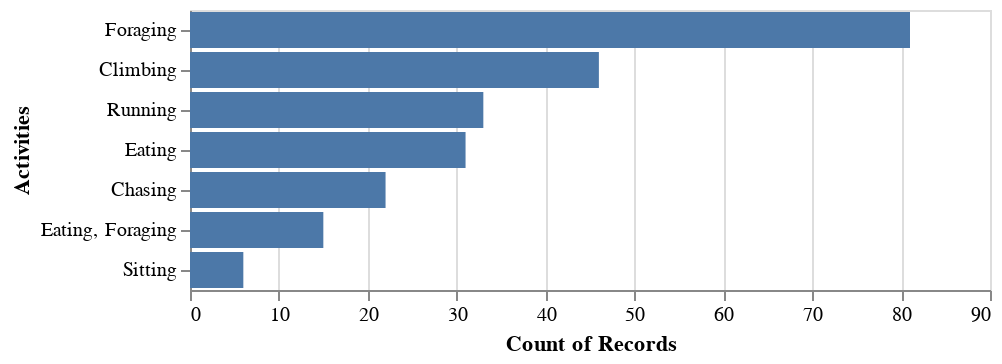

Write notebook code for a chart like this one.
### Code cell
# grey squirrels
grey_squirrels = data.query("Primary_Fur_Color == 'Gray' ")

# keep 3 most common activities only

# act_vc = data["Activities"].value_counts().to_frame(name="Count").rename_axis("Activity").reset_index()
most_common_act = act_vc["Activity"].loc[:6].tolist()
grey_squirrels = grey_squirrels[grey_squirrels["Activities"].isin(most_common_act)]

# creates emoji and add it to the df
out = []
for a in grey_squirrels[["Activities"]].values:
    if a == "Foraging":
        e = "🌿"
    elif a == "Climbing":
        e = "🐿️"
    else:
        e = "💨"
    out.append(e)
grey_squirrels["emoji"] = out
# graphs 3 most
alt.Chart(grey_squirrels).mark_bar().encode(
    y = alt.Y("Activities", sort = "-x"),
    x = "count(Actitivities):Q"
)

### Figure 1 — Vega-Lite specification as saved in the notebook (floating-point values rounded to 4 significant figures; data arrays with more than 128 entries replaced by an {"elided": "..."} marker saying what was removed)
{"$schema": "https://vega.github.io/schema/vega-lite/v4.17.0.json", "config": {"view": {"continuousHeight": 300, "continuousWidth": 400}}, "data": {"name": "data-0d982fdcd5f392041b9dccc5b651682b"}, "datasets": {"data-0d982fdcd5f392041b9dccc5b651682b": {"elided": "234 records"}}, "encoding": {"x": {"aggregate": "count", "field": "Actitivities", "type": "quantitative"}, "y": {"field": "Activities", "sort": "-x", "type": "nominal"}}, "mark": "bar"}
